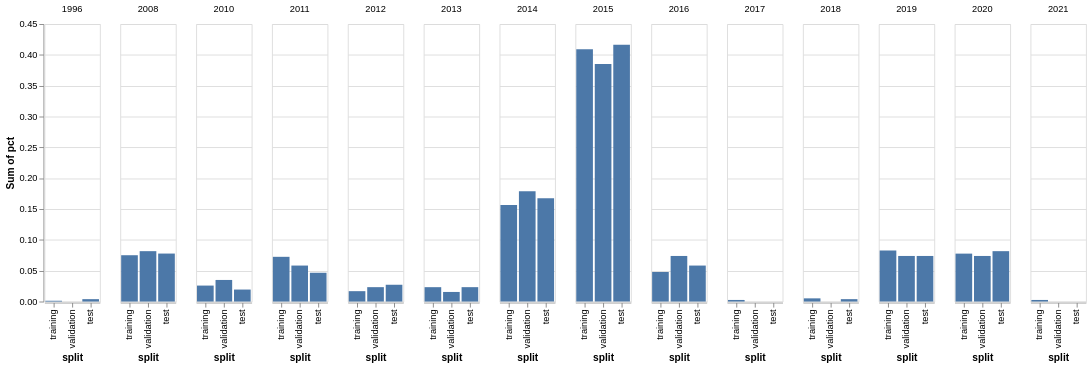

The notebook cell saved with this chart:
### Code cell
input_dropdown = alt.binding_select(options=label_df.columns.tolist()[:-1], name="Color")
col_param = alt.param(value="Year", bind=input_dropdown)

chart = alt.Chart(label_df).mark_bar().encode(
    y = alt.Y("sum(pct):Q").stack(None),
    # x = alt.X("x:N", title=""),
    # column = alt.Column("split:N", sort=["training","validation","test"])
    x = alt.X("split:N", sort=["training","validation","test"]),
    column = alt.Column("x:N", title="")
).transform_joinaggregate(
    total=f"count()",
    groupby=["split"]
).transform_calculate(
    x = f"datum[{col_param.name}]",
    pct = "1 / datum.total"
).add_params(
    col_param
)
# .transform_density(
#     "x",
#     as_=["x","fraction"],
#     groupby=["split"]
# )

chart

### Figure 1 — Vega-Lite specification as saved in the notebook (floating-point values rounded to 4 significant figures; data arrays with more than 128 entries replaced by an {"elided": "..."} marker saying what was removed)
{"config": {"view": {"continuousWidth": 300, "continuousHeight": 300}}, "data": {"name": "data-90430fe63b8544a280e91a1584ee13b9"}, "mark": {"type": "bar"}, "encoding": {"column": {"field": "x", "title": "", "type": "nominal"}, "x": {"field": "split", "sort": ["training", "validation", "test"], "type": "nominal"}, "y": {"aggregate": "sum", "field": "pct", "stack": null, "type": "quantitative"}}, "params": [{"name": "param_69", "bind": {"input": "select", "options": ["Source", "Isolation_site", "Vancomycin_res", "Ampicillin_res", "Gentamicin_res", "Linezolid_res", "Year"], "name": "Color"}, "value": "Year"}], "transform": [{"joinaggregate": [{"op": "count", "as": "total"}], "groupby": ["split"]}, {"calculate": "datum[param_69]", "as": "x"}, {"calculate": "1 / datum.total", "as": "pct"}], "$schema": "https://vega.github.io/schema/vega-lite/v5.8.0.json", "datasets": {"data-90430fe63b8544a280e91a1584ee13b9": {"elided": "1286 records"}}}
